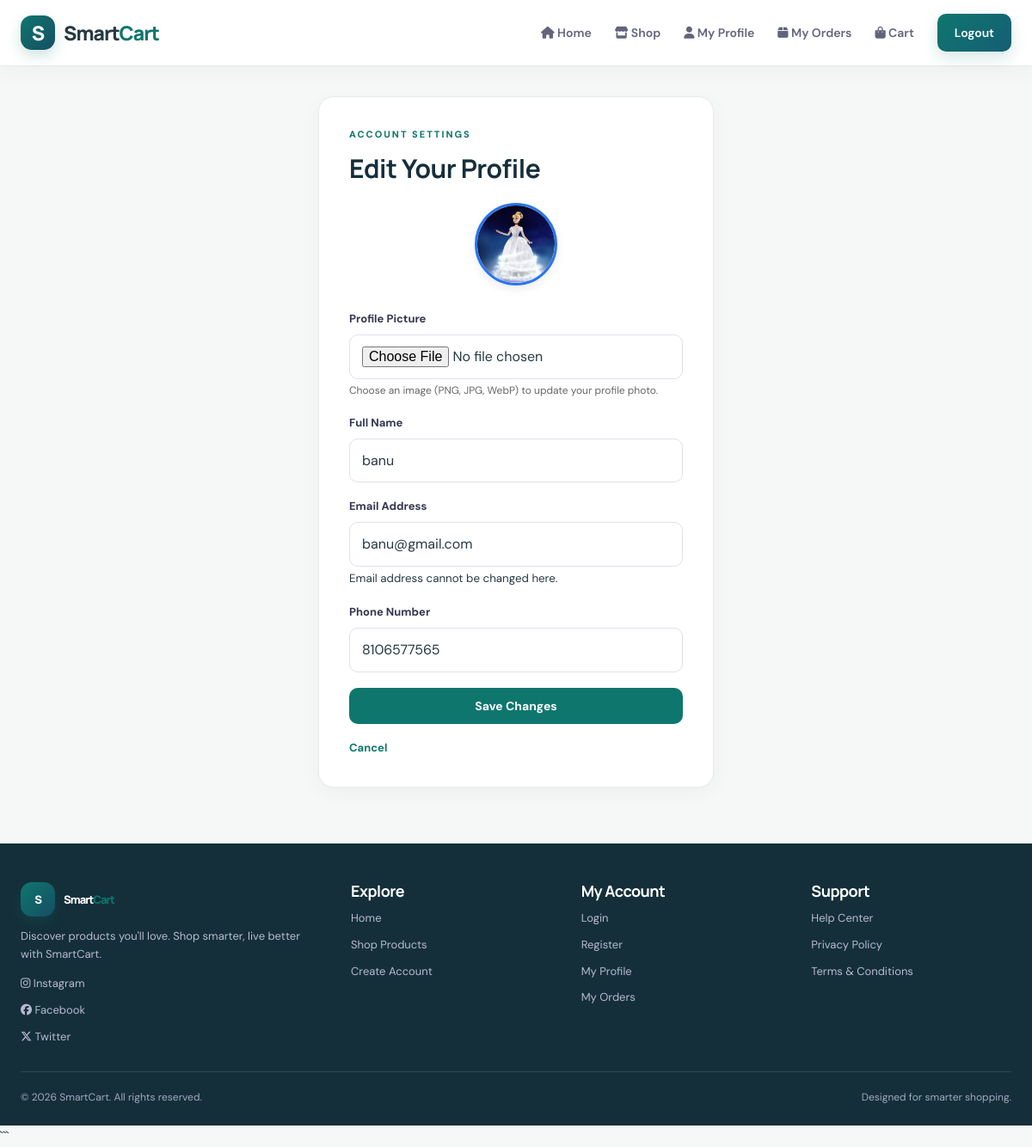
Screenshot of /user-edit-profile (signed in) with the database file from the repository.
### tables this page shows
CREATE TABLE users (
        user_id INTEGER PRIMARY KEY AUTOINCREMENT,
        name TEXT,
        email TEXT UNIQUE,
        phone TEXT,
        password TEXT,
        created_at TIMESTAMP DEFAULT CURRENT_TIMESTAMP,
        profile_image TEXT
    );

### app.py (the view, shortened to what this page needs)
@app.route('/user-edit-profile', methods=['GET', 'POST'])
def user_edit_profile():
    if 'user_id' not in session:
        flash("Please login first!", "danger")
        return redirect('/user-login')
    conn = get_db_connection()
    cursor = conn.cursor(dictionary=True)
    cursor.execute("""
        SELECT *
        FROM users
        WHERE user_id = %s
    """, (session['user_id'],))
    user = cursor.fetchone()
    cursor.close()
    conn.close()
    if not user:
        flash("User account not found!", "danger")
        return redirect('/user-login')
    return render_template('user/user_edit_profile.html', user=user)

### db.py (called while the page is built)
def get_db_connection():
    return SQLiteDictConnection(DB_PATH)

    def fetchone(self):
        if self._custom_rows is not None:
            return self._custom_rows.pop(0) if self._custom_rows else None
        row = self._cursor.fetchone()
        return dict(row) if row is not None else None

    def close(self):
        self._cursor.close()

    def cursor(self, dictionary=True):
        return SQLiteDictCursor(self._conn.cursor())

    def close(self):
        self._conn.close()

### templates/user/user_edit_profile.html (shortened to what this page needs)
{% extends 'base.html' %}
{% block content %}
<div class="auth-wrap">
    <section class="auth-card">
        <p class="eyebrow">Account Settings</p>
        <h2>Edit Your Profile</h2>
        <form method="POST" action="{{ url_for('user_edit_profile') }}" enctype="multipart/form-data">
            <div class="form-intro" style="text-align: center; margin-bottom: 22px;">
                {% if user.profile_image %}
                    <img
                        class="profile-avatar"
                        src="{{ url_for('static', filename='uploads/user_profiles/' ~ user.profile_image) }}"
                        alt="Profile image"
                        style="width: 96px; height: 96px; border-radius: 50%; object-fit: cover; border: 3px solid #2874f0; display: inline-block; box-shadow: 0 4px 12px rgba(0,0,0,0.08);"
                    >
                {% endif %}
            </div>
            <div class="form-group">
                <label for="profile_image">Profile Picture</label>
                <input
                    type="file"
                    id="profile_image"
                    name="profile_image"
                    accept="image/png,image/jpeg,image/webp,image/jpg"
                >
                <small style="color: #666; font-size: 12px; display: block; margin-top: 4px;">Choose an image (PNG, JPG, WebP) to update your profile photo.</small>
            </div>
            <div class="form-group">
                <label>Full Name</label>
                <input
                    type="text"
                    name="name"
                    value="{{ user.name }}"
                    placeholder="Enter your name"
                    required
                >
            </div>
            <div class="form-group">
                <label>Email Address</label>
                <input
                    type="email"
                    value="{{ user.email }}"
                    readonly
                >
                <small>Email address cannot be changed here.</small>
            </div>
            <div class="form-group">
                <label>Phone Number</label>
                <input
                    type="tel"
                    name="phone"
                    value="{{ user.phone or '' }}"
                    placeholder="Enter 10-digit phone number"
                    maxlength="10"
                    pattern="[0-9]{10}"
                    required
                >
            </div>
            <button type="submit" class="btn-full">
                Save Changes
            </button>
            <div class="auth-links">
                <a href="{{ url_for('user_profile') }}">
                    Cancel
                </a>
            </div>
        </form>
    </section>
</div>
{% endblock %}

### static/css/style.css (style rules this page uses)
:root { --primary: #6366f1; --primary-dark: #4f46e5; --primary-light: #eef2ff; --navy: #171b3b; --ink: #252641; --muted: #777b91; --line: #eeeef5; --surface: #ffffff; --canvas: #f8f8fc; --success: #16a34a; --danger: #dc2626; --shadow: 0 10px 35px rgba(30, 27, 75, .07); --page-width: 1320px; }
*, *::before, *::after { box-sizing: border-box; }
html { scroll-behavior: smooth; }
body { min-height: 100vh; margin: 0; display: flex; flex-direction: column; background: var(--surface); color: var(--ink); font-family: "DM Sans", Arial, sans-serif; line-height: 1.6; }
img { display: block; max-width: 100%; }
a { color: inherit; text-decoration: none; }
button, input, textarea, select { font: inherit; }
h1, h2, h3, h4 { color: var(--navy); font-family: "Manrope", sans-serif; line-height: 1.2; letter-spacing: -.5px; }
h2 { font-size: clamp(23px, 3vw, 30px); margin: 0 0 12px; }
p { color: var(--muted); }
.eyebrow { color: var(--primary); font-size: 11px; font-weight: 800; letter-spacing: 2px; text-transform: uppercase; margin: 0 0 12px; }
.button, .btn-primary, button, input[type="submit"] { display: inline-flex; align-items: center; justify-content: center; gap: 8px; padding: 12px 19px; border: 0; border-radius: 10px; background: var(--primary); color: white; font: 700 14px "DM Sans", sans-serif; text-align: center; cursor: pointer; transition: .25s ease; }
.btn-full { width: 100%; }
.feature-card, .stat-card, .panel, .form-card, .auth-card, .detail-card { border: 1px solid var(--line); border-radius: 18px; background: white; box-shadow: 0 6px 25px rgba(30, 27, 75, .04); }
input, textarea, select { width: 100%; padding: 12px 14px; outline: none; border: 1px solid #e0e1ed; border-radius: 10px; background: white; color: var(--ink); transition: .2s ease; }
label { display: block; margin-bottom: 7px; color: #34364f; font-size: 13px; font-weight: 700; }
.form-group { margin-bottom: 18px; }
.auth-wrap { min-height: 65vh; display: grid; place-items: center; }
.auth-card { width: min(460px, 100%); padding: 35px; }
.auth-card form { margin-top: 22px; }
.auth-links { display: flex; justify-content: space-between; flex-wrap: wrap; gap: 12px; margin-top: 18px; font-size: 13px; }
.auth-links a, .text-link { color: var(--primary); font-weight: 700; }
:root { --primary: #0f766e; --primary-dark: #115e59; --primary-light: #e6f4f1; --navy: #172f3b; --ink: #263943; --muted: #71818a; --line: #e4ece9; --surface: #ffffff; --canvas: #f5f8f6; --success: #16845b; --danger: #c44747; --shadow: 0 14px 38px rgba(24, 55, 59, .08); }
body { background: #f5f8f6; color: #263943; }
.brand-accent, .eyebrow { color: #0f766e; }

### rows the page displays
users: profile_image (picture), name "banu", email "banu@gmail.com", phone "8106577565"
